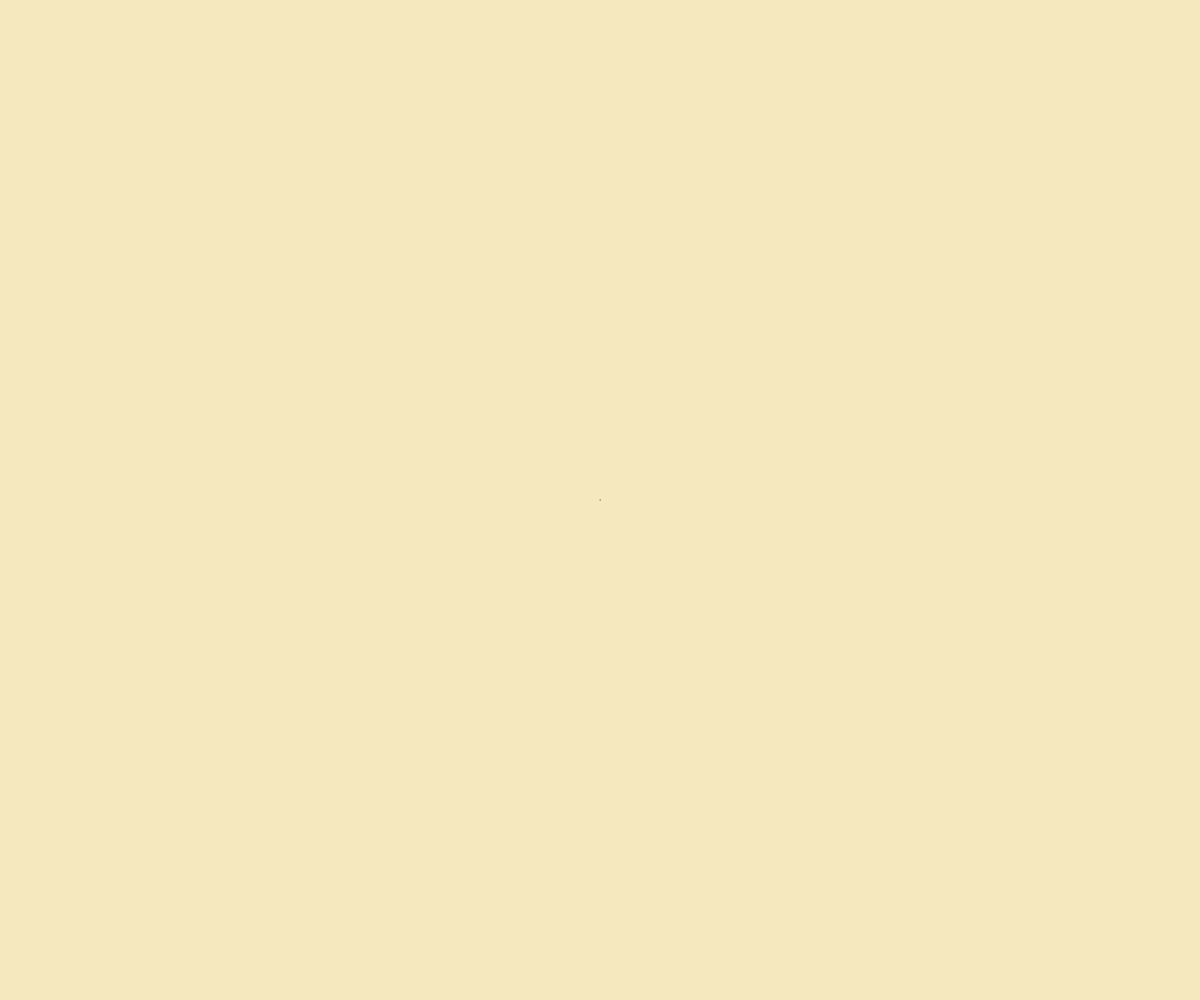
Frame 1 (no input)
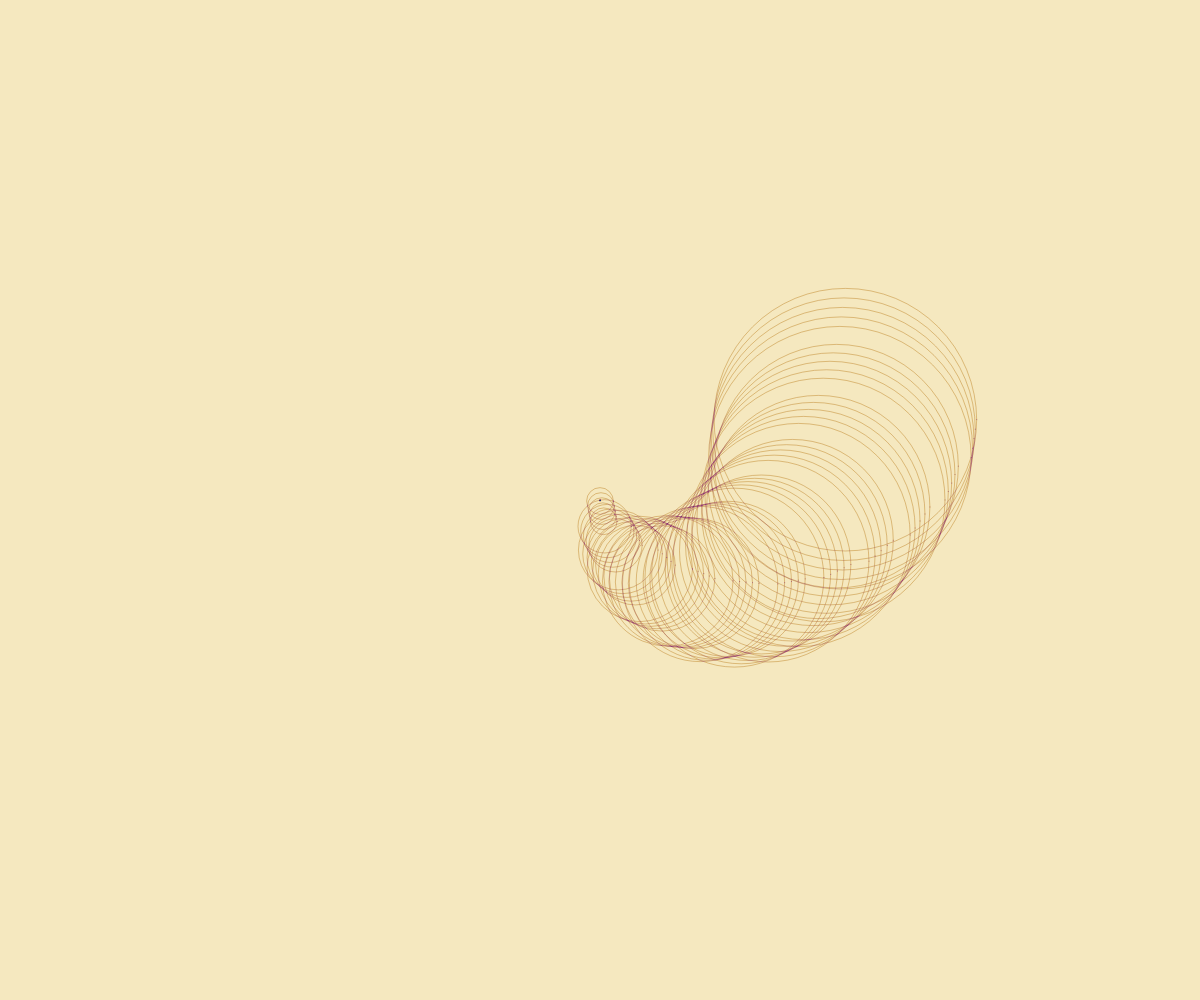
Frame 60 (no input)
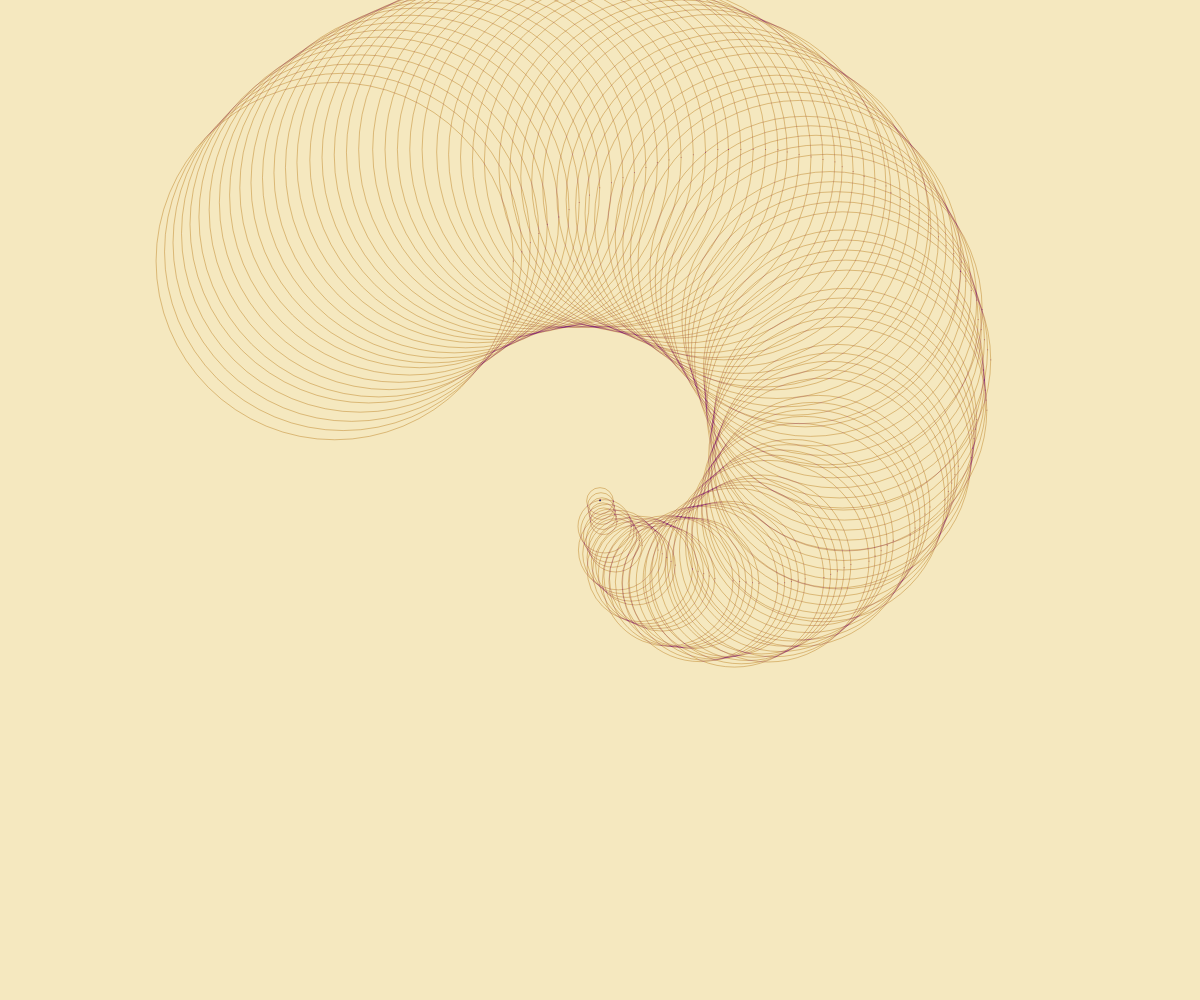
Frame 120 (the mouse pressed at the canvas centre since frame 60)

The p5.js sketch that drew these frames (run headless with seeded random() and noise() and a simulated clock; from frame 60 on, the mouse is pressed at the canvas centre):

// p5.js sketch
// ── sketch.js
let center;
let radius = 10;
let particles = []; 
class particle {
  constructor(prePosition, angle, radius) {
    this.prePosition = prePosition;
    this.angle = radians(angle);
    this.radius = radius;
    this.center = createVector(windowWidth/2,windowHeight/2);
    this.position = this.calcPosition();
    this.tempPosition = createVector(this.prePosition.x, this.prePosition.y);
    this.lerpCounter = 0;
    this.lerpStep = 0.2;

  }

  calcPosition () {
    let x = this.center.x + this.radius*sin(this.angle);
    let y = this.center.y + this.radius*cos(this.angle);
    return createVector(x,y)
  }

  draw() {
    stroke(51,95,235,0.5);
    strokeWeight(1);
    noFill();
    //fill(51,95,235,0.01);
    if (abs(this.tempPosition.x - this.position.x) > 0.001) {
      this.tempPosition.x = lerp(this.prePosition.x, this.position.x, this.lerpCounter);
      this.tempPosition.y = lerp(this.prePosition.y, this.position.y, this.lerpCounter);
      ellipse(this.tempPosition.x, this.tempPosition.y, this.radius,this.radius);
      this.lerpCounter += this.lerpStep;
    }

  }
}


function setup() {
  createCanvas(windowWidth, windowHeight);
  center = createVector(windowWidth/2, windowHeight/2);
  blendMode(DIFFERENCE);
  colorMode(RGB, 255, 255, 255, 1);
  background(245,232,191,1);
  for (let i = 0; i < 600; i++) {
    if (i == 0){
      particles.push(new particle(center, 1,1))
    }
    else {
      let prePosition = particles[i-1].position;
      particles.push(new particle(prePosition, 10*i,sin(0.075*i)*350 + 0.5*i));
    }
  }
  // put setup code here
}

let element = 0;
function draw() {
  if (element < particles.length) {
    particles[element].draw();
    if (particles[element].lerpCounter >= 1) {
      element++;
    }
  }
}
